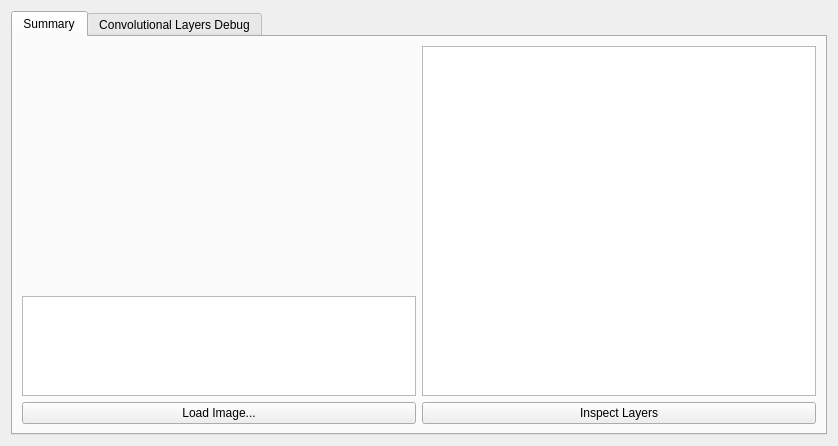
<?xml version="1.0" encoding="UTF-8"?>
<ui version="4.0">
 <class>Form</class>
 <widget class="QWidget" name="Form">
  <property name="geometry">
   <rect>
    <x>0</x>
    <y>0</y>
    <width>838</width>
    <height>446</height>
   </rect>
  </property>
  <property name="windowTitle">
   <string>Form</string>
  </property>
  <layout class="QGridLayout" name="gridLayout_2">
   <property name="sizeConstraint">
    <enum>QLayout::SetDefaultConstraint</enum>
   </property>
   <item row="1" column="0">
    <widget class="QTabWidget" name="tabWidget">
     <property name="tabPosition">
      <enum>QTabWidget::North</enum>
     </property>
     <property name="tabShape">
      <enum>QTabWidget::Rounded</enum>
     </property>
     <property name="currentIndex">
      <number>0</number>
     </property>
     <property name="documentMode">
      <bool>false</bool>
     </property>
     <property name="tabsClosable">
      <bool>false</bool>
     </property>
     <property name="movable">
      <bool>true</bool>
     </property>
     <property name="tabBarAutoHide">
      <bool>false</bool>
     </property>
     <widget class="QWidget" name="tabSummary">
      <attribute name="title">
       <string>Summary</string>
      </attribute>
      <layout class="QGridLayout" name="gridLayout_3">
       <item row="0" column="0">
        <widget class="QGraphicsView" name="canvas">
         <property name="sizePolicy">
          <sizepolicy hsizetype="Expanding" vsizetype="Expanding">
           <horstretch>0</horstretch>
           <verstretch>0</verstretch>
          </sizepolicy>
         </property>
         <property name="styleSheet">
          <string notr="true">border-width: 0px;
border-style: solid;
background: transparent;</string>
         </property>
        </widget>
       </item>
       <item row="0" column="1" rowspan="4">
        <widget class="QTableView" name="tableViewLayers">
         <property name="sizePolicy">
          <sizepolicy hsizetype="Expanding" vsizetype="Expanding">
           <horstretch>0</horstretch>
           <verstretch>0</verstretch>
          </sizepolicy>
         </property>
         <property name="layoutDirection">
          <enum>Qt::LeftToRight</enum>
         </property>
         <property name="autoFillBackground">
          <bool>false</bool>
         </property>
        </widget>
       </item>
       <item row="3" column="0">
        <widget class="QPlainTextEdit" name="debugText">
         <property name="sizePolicy">
          <sizepolicy hsizetype="Expanding" vsizetype="Fixed">
           <horstretch>0</horstretch>
           <verstretch>0</verstretch>
          </sizepolicy>
         </property>
         <property name="minimumSize">
          <size>
           <width>0</width>
           <height>1</height>
          </size>
         </property>
         <property name="maximumSize">
          <size>
           <width>16777215</width>
           <height>100</height>
          </size>
         </property>
        </widget>
       </item>
       <item row="4" column="1">
        <widget class="QPushButton" name="layersLoadButton">
         <property name="text">
          <string>Inspect Layers</string>
         </property>
        </widget>
       </item>
       <item row="4" column="0">
        <widget class="QPushButton" name="imageLoadButton">
         <property name="text">
          <string>Load Image...</string>
         </property>
        </widget>
       </item>
      </layout>
     </widget>
     <widget class="QWidget" name="tabDebugConv">
      <attribute name="title">
       <string>Convolutional Layers Debug</string>
      </attribute>
      <layout class="QGridLayout" name="gridLayout_4">
       <item row="2" column="0">
        <widget class="QPushButton" name="loadImagesButton">
         <property name="text">
          <string>GradCam Images...</string>
         </property>
        </widget>
       </item>
       <item row="0" column="0" rowspan="2">
        <widget class="EQTreeView" name="treeLayerView">
         <property name="sizePolicy">
          <sizepolicy hsizetype="Fixed" vsizetype="Expanding">
           <horstretch>0</horstretch>
           <verstretch>0</verstretch>
          </sizepolicy>
         </property>
         <property name="minimumSize">
          <size>
           <width>150</width>
           <height>0</height>
          </size>
         </property>
         <property name="maximumSize">
          <size>
           <width>300</width>
           <height>16777215</height>
          </size>
         </property>
        </widget>
       </item>
       <item row="0" column="1" rowspan="3">
        <widget class="Line" name="line">
         <property name="orientation">
          <enum>Qt::Vertical</enum>
         </property>
        </widget>
       </item>
       <item row="0" column="2">
        <widget class="QProgressBar" name="progressBar">
         <property name="enabled">
          <bool>true</bool>
         </property>
         <property name="value">
          <number>0</number>
         </property>
         <property name="alignment">
          <set>Qt::AlignCenter</set>
         </property>
         <property name="textVisible">
          <bool>true</bool>
         </property>
         <property name="orientation">
          <enum>Qt::Horizontal</enum>
         </property>
         <property name="invertedAppearance">
          <bool>false</bool>
         </property>
        </widget>
       </item>
       <item row="1" column="2" rowspan="2">
        <widget class="EQGraphicsView" name="canvas2">
         <property name="sizePolicy">
          <sizepolicy hsizetype="MinimumExpanding" vsizetype="Expanding">
           <horstretch>0</horstretch>
           <verstretch>0</verstretch>
          </sizepolicy>
         </property>
        </widget>
       </item>
      </layout>
     </widget>
    </widget>
   </item>
  </layout>
 </widget>
 <customwidgets>
  <customwidget>
   <class>EQGraphicsView</class>
   <extends>QGraphicsView</extends>
   <header>conv_visualization/extended_widgets/EQGraphicsView</header>
  </customwidget>
  <customwidget>
   <class>EQTreeView</class>
   <extends>QTreeView</extends>
   <header>conv_visualization/extended_widgets/EQTreeView</header>
  </customwidget>
 </customwidgets>
 <resources/>
 <connections/>
</ui>
